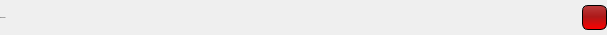
        <widget class="QWidget" name="title_bar_2" native="true">
         <property name="minimumSize">
          <size>
           <width>0</width>
           <height>30</height>
          </size>
         </property>
         <property name="maximumSize">
          <size>
           <width>16777215</width>
           <height>35</height>
          </size>
         </property>
         <layout class="QHBoxLayout" name="title_bar">
          <property name="spacing">
           <number>0</number>
          </property>
          <property name="leftMargin">
           <number>0</number>
          </property>
          <property name="topMargin">
           <number>0</number>
          </property>
          <property name="rightMargin">
           <number>0</number>
          </property>
          <property name="bottomMargin">
           <number>0</number>
          </property>
          <item>
           <widget class="QLabel" name="title_bar_label">
            <property name="font">
             <font>
              <family>Arial,Helvetica,sans-serif</family>
              <pointsize>-1</pointsize>
              <weight>50</weight>
              <italic>false</italic>
              <bold>false</bold>
              <underline>false</underline>
              <strikeout>false</strikeout>
             </font>
            </property>
            <property name="text">
             <string>Preferences</string>
            </property>
           </widget>
          </item>
          <item>
           <widget class="QLabel" name="label">
            <property name="minimumSize">
             <size>
              <width>575</width>
              <height>0</height>
             </size>
            </property>
            <property name="text">
             <string/>
            </property>
           </widget>
          </item>
          <item>
           <widget class="QPushButton" name="close_window_button">
            <property name="minimumSize">
             <size>
              <width>0</width>
              <height>25</height>
             </size>
            </property>
            <property name="maximumSize">
             <size>
              <width>25</width>
              <height>25</height>
             </size>
            </property>
            <property name="autoFillBackground">
             <bool>false</bool>
            </property>
            <property name="styleSheet">
             <string notr="true">QPushButton {
background-color: qlineargradient(spread:reflect, x1:0.54, y1:1, x2:0.534, y2:0, stop:0 rgba(255, 0, 0, 255), stop:0.528409 rgba(173, 25, 25, 255), stop:1 rgba(187, 60, 60, 255));
border-style: outset;
border-width: 1px;
border-radius: 6px;
border-color: #000000;
padding: 6px;
}
QPushButton:pressed {
   	background-color: rgb(47, 54, 67);
    border-style: inset;
}</string>
            </property>
            <property name="text">
             <string/>
            </property>
            <property name="iconSize">
             <size>
              <width>30</width>
              <height>30</height>
             </size>
            </property>
           </widget>
          </item>
         </layout>
        </widget>
